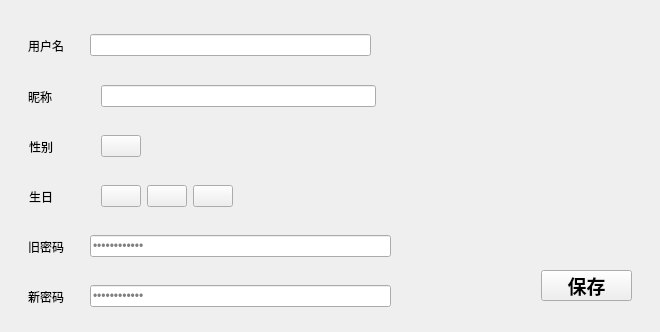
      <widget class="QWidget" name="page_4">
       <widget class="PushButton" name="saveButton">
        <property name="geometry">
         <rect>
          <x>541</x>
          <y>270</y>
          <width>91</width>
          <height>31</height>
         </rect>
        </property>
        <property name="font">
         <font>
          <pointsize>14</pointsize>
          <weight>75</weight>
          <bold>true</bold>
         </font>
        </property>
        <property name="text">
         <string>保存</string>
        </property>
       </widget>
       <widget class="QWidget" name="layoutWidget_16">
        <property name="geometry">
         <rect>
          <x>0</x>
          <y>220</y>
          <width>391</width>
          <height>53</height>
         </rect>
        </property>
        <layout class="QHBoxLayout" name="horizontalLayout_25">
         <item>
          <spacer name="horizontalSpacer_59">
           <property name="orientation">
            <enum>Qt::Horizontal</enum>
           </property>
           <property name="sizeType">
            <enum>QSizePolicy::Fixed</enum>
           </property>
           <property name="sizeHint" stdset="0">
            <size>
             <width>28</width>
             <height>20</height>
            </size>
           </property>
          </spacer>
         </item>
         <item>
          <widget class="SubtitleLabel" name="SubtitleLabel_19">
           <property name="text">
            <string>旧密码</string>
           </property>
           <property name="pixelFontSize" stdset="0">
            <number>22</number>
           </property>
          </widget>
         </item>
         <item>
          <spacer name="horizontalSpacer_60">
           <property name="orientation">
            <enum>Qt::Horizontal</enum>
           </property>
           <property name="sizeType">
            <enum>QSizePolicy::Fixed</enum>
           </property>
           <property name="sizeHint" stdset="0">
            <size>
             <width>20</width>
             <height>20</height>
            </size>
           </property>
          </spacer>
         </item>
         <item>
          <widget class="LineEdit" name="passwordEdit_old">
           <property name="font">
            <font>
             <weight>50</weight>
             <bold>false</bold>
            </font>
           </property>
           <property name="text">
            <string/>
           </property>
           <property name="placeholderText">
            <string>••••••••••••</string>
           </property>
           <property name="clearButtonEnabled">
            <bool>true</bool>
           </property>
          </widget>
         </item>
        </layout>
       </widget>
       <widget class="QWidget" name="layoutWidget_7">
        <property name="geometry">
         <rect>
          <x>0</x>
          <y>70</y>
          <width>651</width>
          <height>53</height>
         </rect>
        </property>
        <layout class="QHBoxLayout" name="horizontalLayout_16">
         <item>
          <spacer name="horizontalSpacer_32">
           <property name="orientation">
            <enum>Qt::Horizontal</enum>
           </property>
           <property name="sizeType">
            <enum>QSizePolicy::Fixed</enum>
           </property>
           <property name="sizeHint" stdset="0">
            <size>
             <width>28</width>
             <height>20</height>
            </size>
           </property>
          </spacer>
         </item>
         <item>
          <widget class="SubtitleLabel" name="SubtitleLabel_10">
           <property name="text">
            <string>昵称</string>
           </property>
           <property name="pixelFontSize" stdset="0">
            <number>22</number>
           </property>
          </widget>
         </item>
         <item>
          <spacer name="horizontalSpacer_33">
           <property name="orientation">
            <enum>Qt::Horizontal</enum>
           </property>
           <property name="sizeType">
            <enum>QSizePolicy::Fixed</enum>
           </property>
           <property name="sizeHint" stdset="0">
            <size>
             <width>43</width>
             <height>20</height>
            </size>
           </property>
          </spacer>
         </item>
         <item>
          <widget class="LineEdit" name="nickNameEdit">
           <property name="font">
            <font>
             <weight>50</weight>
             <bold>false</bold>
            </font>
           </property>
           <property name="text">
            <string/>
           </property>
           <property name="clearButtonEnabled">
            <bool>true</bool>
           </property>
          </widget>
         </item>
         <item>
          <spacer name="horizontalSpacer_34">
           <property name="orientation">
            <enum>Qt::Horizontal</enum>
           </property>
           <property name="sizeHint" stdset="0">
            <size>
             <width>253</width>
             <height>20</height>
            </size>
           </property>
          </spacer>
         </item>
        </layout>
       </widget>
       <widget class="QWidget" name="layoutWidget_8">
        <property name="geometry">
         <rect>
          <x>0</x>
          <y>120</y>
          <width>651</width>
          <height>53</height>
         </rect>
        </property>
        <layout class="QHBoxLayout" name="horizontalLayout_13">
         <item>
          <spacer name="horizontalSpacer_23">
           <property name="orientation">
            <enum>Qt::Horizontal</enum>
           </property>
           <property name="sizeType">
            <enum>QSizePolicy::Fixed</enum>
           </property>
           <property name="sizeHint" stdset="0">
            <size>
             <width>29</width>
             <height>20</height>
            </size>
           </property>
          </spacer>
         </item>
         <item>
          <widget class="SubtitleLabel" name="SubtitleLabel_7">
           <property name="text">
            <string>性别</string>
           </property>
           <property name="pixelFontSize" stdset="0">
            <number>22</number>
           </property>
          </widget>
         </item>
         <item>
          <spacer name="horizontalSpacer_24">
           <property name="orientation">
            <enum>Qt::Horizontal</enum>
           </property>
           <property name="sizeType">
            <enum>QSizePolicy::Fixed</enum>
           </property>
           <property name="sizeHint" stdset="0">
            <size>
             <width>42</width>
             <height>20</height>
            </size>
           </property>
          </spacer>
         </item>
         <item>
          <widget class="ComboBox" name="genderComboBox">
           <property name="autoFillBackground">
            <bool>false</bool>
           </property>
           <property name="checkable">
            <bool>false</bool>
           </property>
           <property name="autoRepeat">
            <bool>false</bool>
           </property>
           <property name="autoExclusive">
            <bool>false</bool>
           </property>
          </widget>
         </item>
         <item>
          <spacer name="horizontalSpacer_25">
           <property name="orientation">
            <enum>Qt::Horizontal</enum>
           </property>
           <property name="sizeHint" stdset="0">
            <size>
             <width>248</width>
             <height>20</height>
            </size>
           </property>
          </spacer>
         </item>
        </layout>
       </widget>
       <widget class="QWidget" name="layoutWidget_9">
        <property name="geometry">
         <rect>
          <x>0</x>
          <y>20</y>
          <width>651</width>
          <height>51</height>
         </rect>
        </property>
        <layout class="QHBoxLayout" name="horizontalLayout_15">
         <item>
          <spacer name="horizontalSpacer_29">
           <property name="orientation">
            <enum>Qt::Horizontal</enum>
           </property>
           <property name="sizeType">
            <enum>QSizePolicy::Fixed</enum>
           </property>
           <property name="sizeHint" stdset="0">
            <size>
             <width>28</width>
             <height>20</height>
            </size>
           </property>
          </spacer>
         </item>
         <item>
          <widget class="SubtitleLabel" name="SubtitleLabel_9">
           <property name="text">
            <string>用户名</string>
           </property>
           <property name="pixelFontSize" stdset="0">
            <number>22</number>
           </property>
          </widget>
         </item>
         <item>
          <spacer name="horizontalSpacer_30">
           <property name="orientation">
            <enum>Qt::Horizontal</enum>
           </property>
           <property name="sizeType">
            <enum>QSizePolicy::Fixed</enum>
           </property>
           <property name="sizeHint" stdset="0">
            <size>
             <width>20</width>
             <height>20</height>
            </size>
           </property>
          </spacer>
         </item>
         <item>
          <widget class="LineEdit" name="userNameEdit">
           <property name="font">
            <font>
             <weight>50</weight>
             <bold>false</bold>
            </font>
           </property>
           <property name="text">
            <string/>
           </property>
           <property name="readOnly">
            <bool>true</bool>
           </property>
          </widget>
         </item>
         <item>
          <spacer name="horizontalSpacer_31">
           <property name="orientation">
            <enum>Qt::Horizontal</enum>
           </property>
           <property name="sizeHint" stdset="0">
            <size>
             <width>257</width>
             <height>20</height>
            </size>
           </property>
          </spacer>
         </item>
        </layout>
       </widget>
       <widget class="QWidget" name="layoutWidget_10">
        <property name="geometry">
         <rect>
          <x>0</x>
          <y>170</y>
          <width>651</width>
          <height>53</height>
         </rect>
        </property>
        <layout class="QHBoxLayout" name="horizontalLayout_14">
         <item>
          <spacer name="horizontalSpacer_26">
           <property name="orientation">
            <enum>Qt::Horizontal</enum>
           </property>
           <property name="sizeType">
            <enum>QSizePolicy::Fixed</enum>
           </property>
           <property name="sizeHint" stdset="0">
            <size>
             <width>29</width>
             <height>20</height>
            </size>
           </property>
          </spacer>
         </item>
         <item>
          <widget class="SubtitleLabel" name="SubtitleLabel_8">
           <property name="text">
            <string>生日</string>
           </property>
           <property name="pixelFontSize" stdset="0">
            <number>22</number>
           </property>
          </widget>
         </item>
         <item>
          <spacer name="horizontalSpacer_27">
           <property name="orientation">
            <enum>Qt::Horizontal</enum>
           </property>
           <property name="sizeType">
            <enum>QSizePolicy::Fixed</enum>
           </property>
           <property name="sizeHint" stdset="0">
            <size>
             <width>42</width>
             <height>20</height>
            </size>
           </property>
          </spacer>
         </item>
         <item>
          <widget class="ComboBox" name="birthday_year"/>
         </item>
         <item>
          <widget class="ComboBox" name="birthday_month"/>
         </item>
         <item>
          <widget class="ComboBox" name="birthday_day"/>
         </item>
         <item>
          <spacer name="horizontalSpacer_35">
           <property name="orientation">
            <enum>Qt::Horizontal</enum>
           </property>
           <property name="sizeHint" stdset="0">
            <size>
             <width>40</width>
             <height>20</height>
            </size>
           </property>
          </spacer>
         </item>
        </layout>
       </widget>
       <widget class="QWidget" name="layoutWidget_17">
        <property name="geometry">
         <rect>
          <x>0</x>
          <y>270</y>
          <width>391</width>
          <height>53</height>
         </rect>
        </property>
        <layout class="QHBoxLayout" name="horizontalLayout_26">
         <item>
          <spacer name="horizontalSpacer_62">
           <property name="orientation">
            <enum>Qt::Horizontal</enum>
           </property>
           <property name="sizeType">
            <enum>QSizePolicy::Fixed</enum>
           </property>
           <property name="sizeHint" stdset="0">
            <size>
             <width>28</width>
             <height>20</height>
            </size>
           </property>
          </spacer>
         </item>
         <item>
          <widget class="SubtitleLabel" name="SubtitleLabel_20">
           <property name="text">
            <string>新密码</string>
           </property>
           <property name="pixelFontSize" stdset="0">
            <number>22</number>
           </property>
          </widget>
         </item>
         <item>
          <spacer name="horizontalSpacer_63">
           <property name="orientation">
            <enum>Qt::Horizontal</enum>
           </property>
           <property name="sizeType">
            <enum>QSizePolicy::Fixed</enum>
           </property>
           <property name="sizeHint" stdset="0">
            <size>
             <width>20</width>
             <height>20</height>
            </size>
           </property>
          </spacer>
         </item>
         <item>
          <widget class="LineEdit" name="passwordEdit_new">
           <property name="font">
            <font>
             <weight>50</weight>
             <bold>false</bold>
            </font>
           </property>
           <property name="text">
            <string/>
           </property>
           <property name="placeholderText">
            <string>••••••••••••</string>
           </property>
           <property name="clearButtonEnabled">
            <bool>true</bool>
           </property>
          </widget>
         </item>
        </layout>
       </widget>
      </widget>
